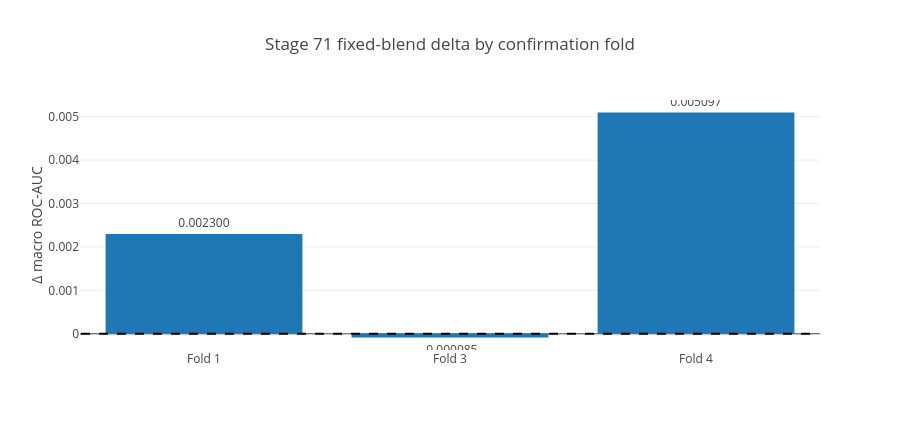

The notebook cell this image was saved under:
### Markdown cell above
## Independent confirmation

Stage 70 passed its frozen screening gates and advanced unchanged to folds 1, 3, and 4. Stage 71 improved the grouped mean, but one confirmation fold was marginally negative. Because the decision rule required every confirmation fold to be nonnegative, the branch was not promoted.

### Code cell
folds=pd.DataFrame({'Fold':['Fold 1','Fold 3','Fold 4'],'Delta':[0.002299888073846512,-0.00008538643241529087,0.005096975279598404]})
fig=px.bar(folds,x='Fold',y='Delta',text='Delta',title='Stage 71 fixed-blend delta by confirmation fold')
fig.update_traces(texttemplate='%{text:.6f}',textposition='outside')
fig.add_hline(y=0,line_dash='dash')
fig.update_layout(height=430,yaxis_title='Δ macro ROC-AUC')
fig.show()

### Figure 1 — Plotly figure (JSON) as saved in the notebook; plotly's stock layout.template omitted (floating-point values rounded to 4 significant figures)
{"data": [{"type": "bar", "x": ["Fold 1", "Fold 3", "Fold 4"], "y": [0.0023, -8.539e-05, 0.005097], "text": [0.0023, -8.539e-05, 0.005097], "texttemplate": "%{text:.6f}", "textposition": "outside"}], "layout": {"title": {"text": "Stage 71 fixed-blend delta by confirmation fold"}, "height": 430, "yaxis": {"title": {"text": "Δ macro ROC-AUC"}}, "shapes": [{"type": "line", "x0": -0.5, "x1": 2.5, "y0": 0, "y1": 0, "line": {"dash": "dash"}}]}}
